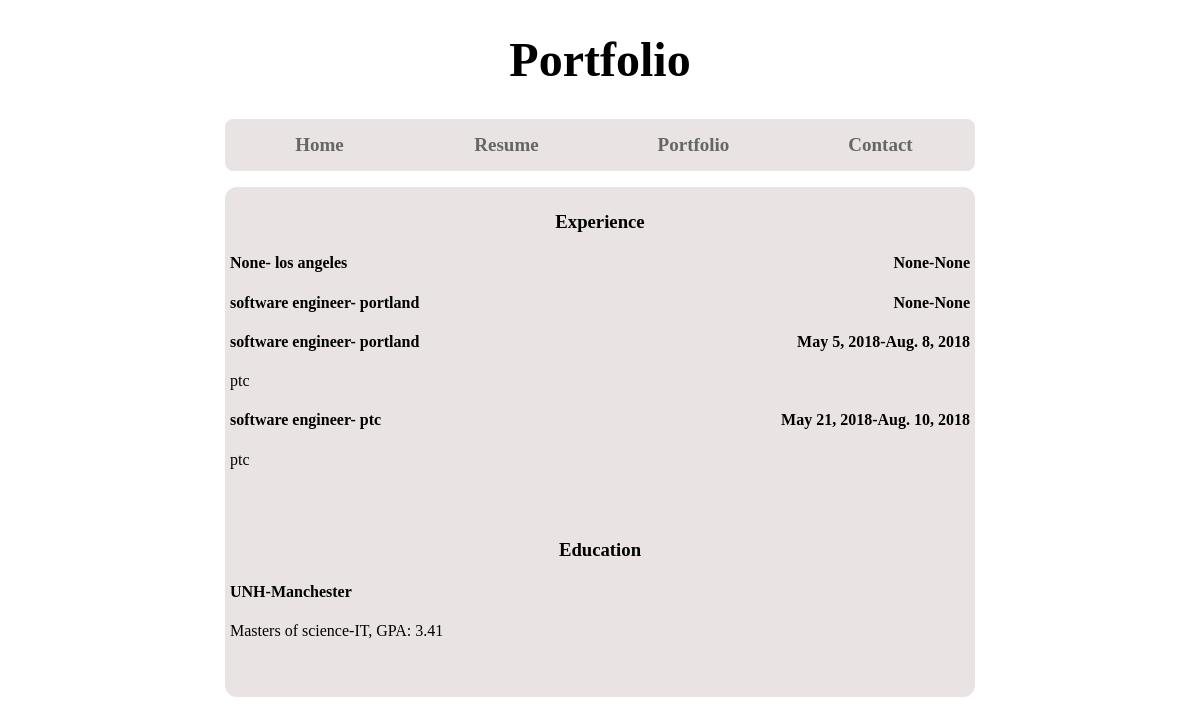
Page /resume/resume/ on the earlier database version.
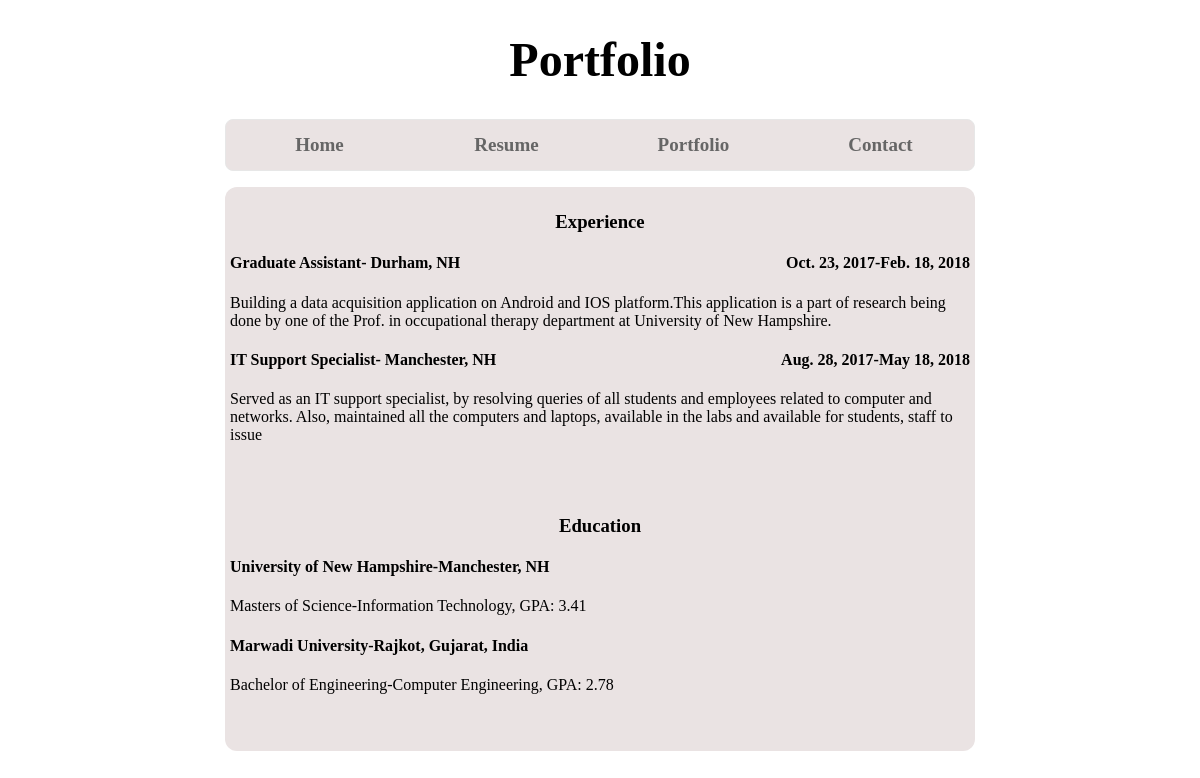
Same page on the later database version.
### resume/models.py (models this page shows)
class Experience(models.Model):
    title=models.CharField(max_length=64, null=True, blank=False)
    location=models.CharField(max_length=64, null=True, blank=False)
    start_date=models.DateField(blank=True, null=True)
    end_date=models.DateField(blank=True, null=True)
    description=models.CharField(max_length=256, null=False, blank= True)

class Education(models.Model):
    institution_name=models.CharField(max_length=256, null=True, blank=False)
    location=models.CharField(max_length=64, null=True, blank=False)
    degree=models.CharField(max_length=64, null=True, blank=False)
    major=models.CharField(max_length=64, null=True, blank=False)
    gpa=models.FloatField(null=True, blank=True)

### resume/views.py (the view)
# urls.py: 2. Add a URL to urlpatterns:  path('', views.home, name='home')
def home(request):
    qsEx=Experience.objects.all()
    qsEdu=Education.objects.all()
    context={'experience': qsEx, 'education':qsEdu}
    return render(request, 'resume/home.html', context)

### resume/templates/resume/home.html (shortened to what this page needs)
{% load static %}
<!DOCTYPE html>
<html>
  <head>
    <link rel='stylesheet' href="{% static 'style.css' %}" />
  </head>
  <body>
    <div class="container">
    <div class="menu">
    <center><h1 id="logo">Portfolio</h1></center>
      <ul>
        <li><a class="{{ home }}" href="{% url 'home' %}">Home</a></li>
        <li><a class="{{ resume }}" href="">Resume</a></li>
        <li><a class="{{ portfolio }}" href="{% url 'portfolio' %}">Portfolio</a></li>
        <li><a class="{{ contact }}" href="{% url 'contact' %}">Contact</a></li>
      </ul>
    </div>
    <div class="content">
      <center><h3>Experience</h3></center>
      {% if experience %}
      {% for exp in experience %}
        <h4>{{exp.title}}- {{exp.location}}<span style="float:right">{{exp.start_date}}-{{exp.end_date}}</span></h5>
        <p>{{exp.description}}</p>
      {% endfor %}
      {% else %}
        <h5>Experience model is not defined in resume app</h5>
      {% endif %}
      <br>
      <br>
      <center><h3>Education</h3></center>
      {% if education %}
      {% for edu in education %}
        <h4>{{edu.institution_name}}-{{edu.location}}</h5>
        <p>{{edu.degree}}-{{edu.major}}, GPA: {{edu.gpa}}</p>
      {% endfor %}
      {% else %}
        <h5>Education model is not defined in resume app</h5>
      {% endif %}
      <br>
      <br>
    </div>
    </div>
  </body>
</html>

### static/style.css (style rules this page uses)
.container { width: 750px; margin-left: auto; margin-right: auto; }
.menu ul { list-style-type: none; margin; padding: 0; overflow: hidden; border: 1px solid #e7e7e7; background-color: #eae3e3; border-radius: 8px; }
.menu li { float: left; width:25%; color: #111111; font-weight: bolder; font-size: 19px; }
.menu li a { display: block; color: #666; text-align: center; padding: 14px 16px; text-decoration: none; }
.menu #logo { font-size: 3.0em; }
.content { border-radius: 12px; background-color: #eae3e3; padding: 5px; }

Differences in the rows shown:
removed Experience: title "None", location "los angeles", start_date "None", end_date "None"
removed Experience: title "software engineer", location "portland", start_date "None", end_date "None"
removed Experience: title "software engineer", location "portland", start_date "May 5, 2018", end_date "Aug. 8, 2018", description "ptc"
removed Experience: title "software engineer", location "ptc", start_date "May 21, 2018", end_date "Aug. 10, 2018", description "ptc"
removed Education: institution_name "UNH", location "Manchester", degree "Masters of science", major "IT", gpa "3.41"
added Experience: title "Graduate Assistant", location "Durham, NH", start_date "Oct. 23, 2017", end_date "Feb. 18, 2018", description "Building a data acquisition application on Android and IOS platform.This application is a part of research being done by one of the Prof. in occupational therapy department at University of New Hampshire."
added Experience: title "IT Support Specialist", location "Manchester, NH", start_date "Aug. 28, 2017", end_date "May 18, 2018", description "Served as an IT support specialist, by resolving queries of all students and employees related to computer and networks. Also, maintained all the computers and laptops, available in the labs and available for students, staff to issue"
added Education: institution_name "University of New Hampshire", location "Manchester, NH", degree "Masters of Science", major "Information Technology", gpa "3.41"
added Education: institution_name "Marwadi University", location "Rajkot, Gujarat, India", degree "Bachelor of Engineering", major "Computer Engineering", gpa "2.78"
